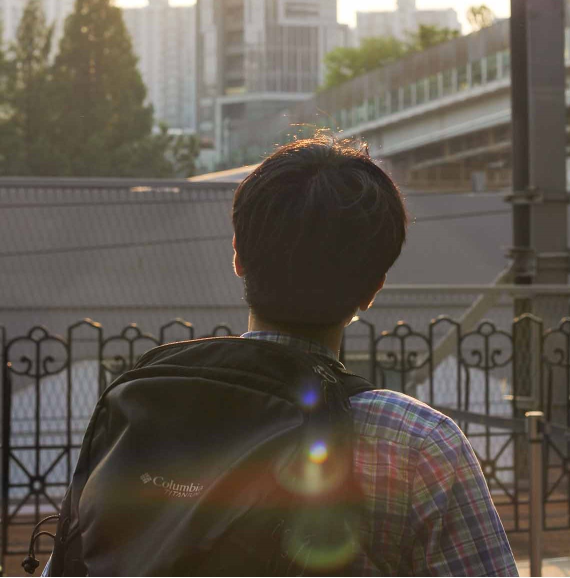
#> input picture image.jpg, 1140 x 1156 px (shown at 1/2 size)
$ jupyter execute Cartoonize_your_Image.ipynb
#> lines starting #> are read from the running program, lines starting #| are printed output that depends on the picture; after the words box and inside, x2 and y2 are one past the last pixel; in counts of white or black regions, pixels touching at a corner belong together
[cell 1]
import cv2
import numpy as np

img = cv2.imread('image.jpg')
#> img is the input picture: shape (1156, 1140, 3); mean B, G, R 78.5, 88.3, 96.1

threshold1 = 500
threshold2 = 1200
aperture_size = 5
img_select = -1

# Load the image
img = cv2.imread('image.jpg')
# Convert the image to grayscale
gray = cv2.cvtColor(img, cv2.COLOR_BGR2GRAY)
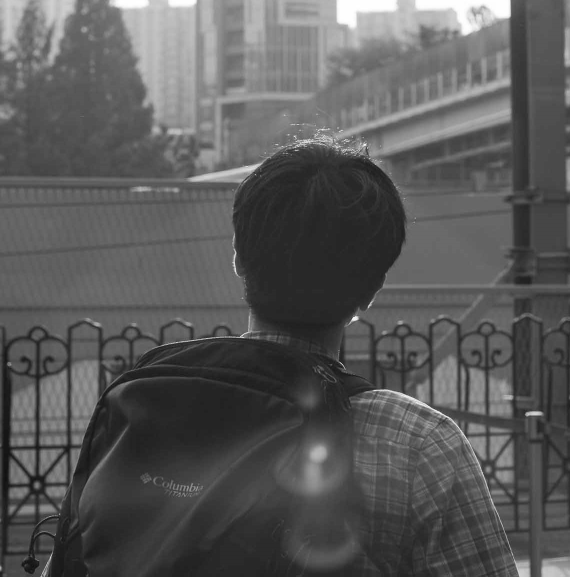
#> gray: shape (1156, 1140) (shown at 1/2 size); min 7, max 255, mean 89.4
# Apply median blur to reduce noise
gray = cv2.medianBlur(gray, 5)
# Detect edges using adaptive thresholding
edges = cv2.adaptiveThreshold(gray, 255, cv2.ADAPTIVE_THRESH_MEAN_C, cv2.THRESH_BINARY, 9, 9)
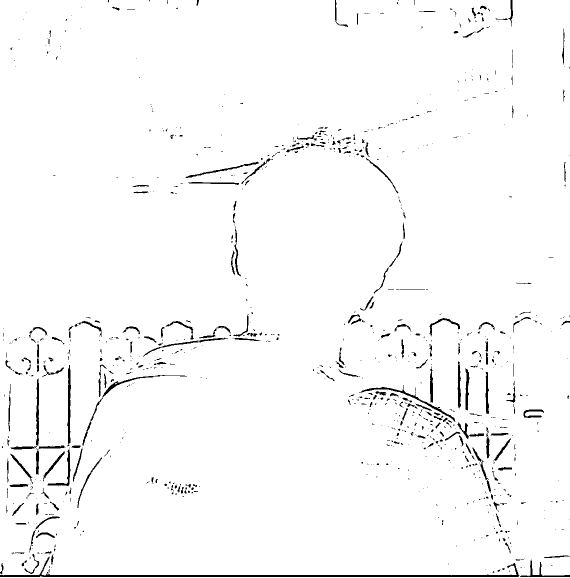
#> edges: shape (1156, 1140) (shown at 1/2 size); 97.6% white; 949 black regions (720 under 20 px), largest, box (x1, y1, x2, y2) and area: (0, 1113, 1039, 1154) 4406, (165, 750, 374, 892) 848, (718, 770, 911, 843) 824
# Convert the image to color
color = cv2.bilateralFilter(img, 9, 300, 300)
# Combine the color image with the edges mask
cartoon = cv2.bitwise_and(color, color, mask=edges)
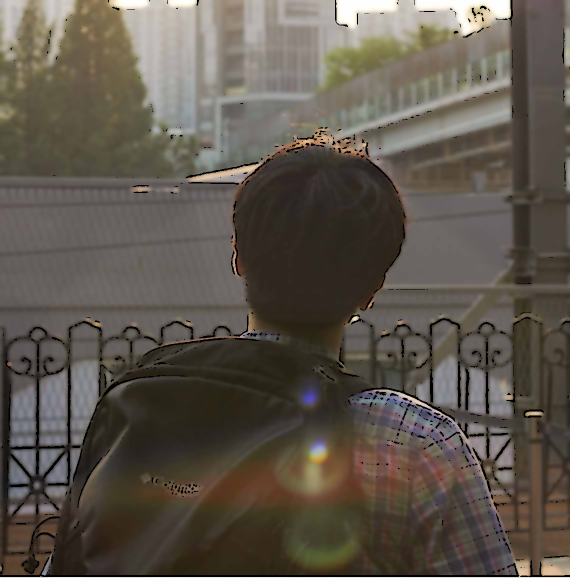
#> cartoon: shape (1156, 1140, 3) (shown at 1/2 size); mean B, G, R 76.8, 86.4, 94

sharpening_mask = np.array([[-1, -1, -1], [-1, 9, -1], [-1, -1, -1]])
cartoon_sharpen = cv2.filter2D(cartoon, -1, sharpening_mask)
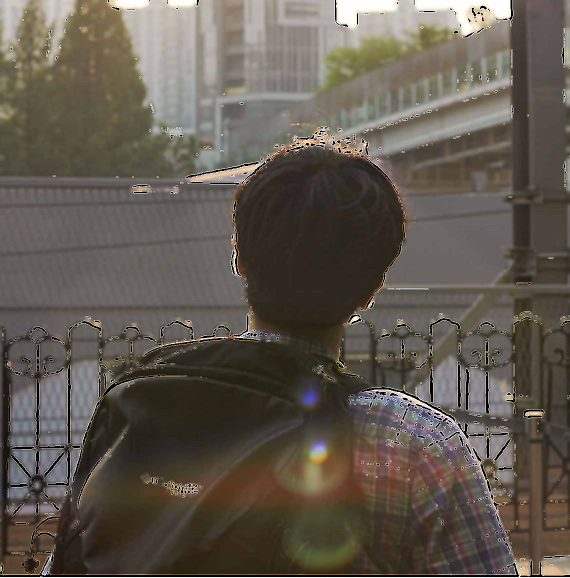
#> cartoon_sharpen: shape (1156, 1140, 3) (shown at 1/2 size); mean B, G, R 79.9, 89.6, 97.3

cartoon_canny = cv2.Canny(img, threshold1, threshold2, apertureSize=aperture_size)
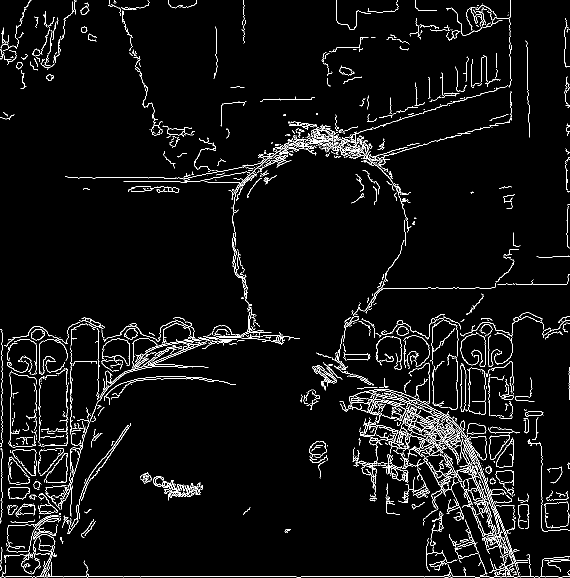
#> cartoon_canny: shape (1156, 1140) (shown at 1/2 size); 4.1% white in thin lines or dots

show_img = [img, cartoon, cartoon_sharpen, cartoon_canny]

idx = 0

while True:
    cv2.imshow("img", show_img[idx])
    key = cv2.waitKey()
#> (key Esc is pressed here)
    if key == 27:
        break
    elif key == ord('+') or key == ord('='):
        if idx+1 > 3:
            continue
        else:
            idx = idx + 1
    elif key == ord('-') or key == ord('_'):
        if idx-1 < 0:
            continue
        else:
            idx = idx - 1
cv2.destroyAllWindows()
